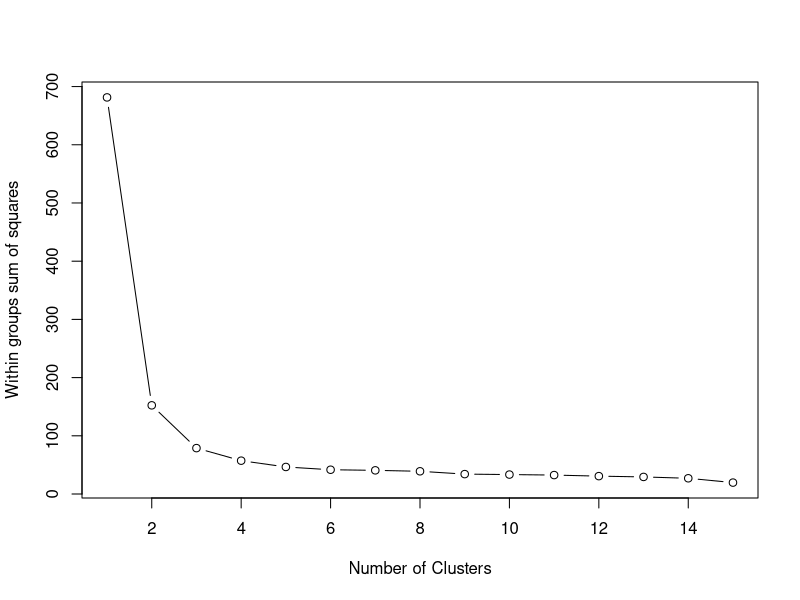
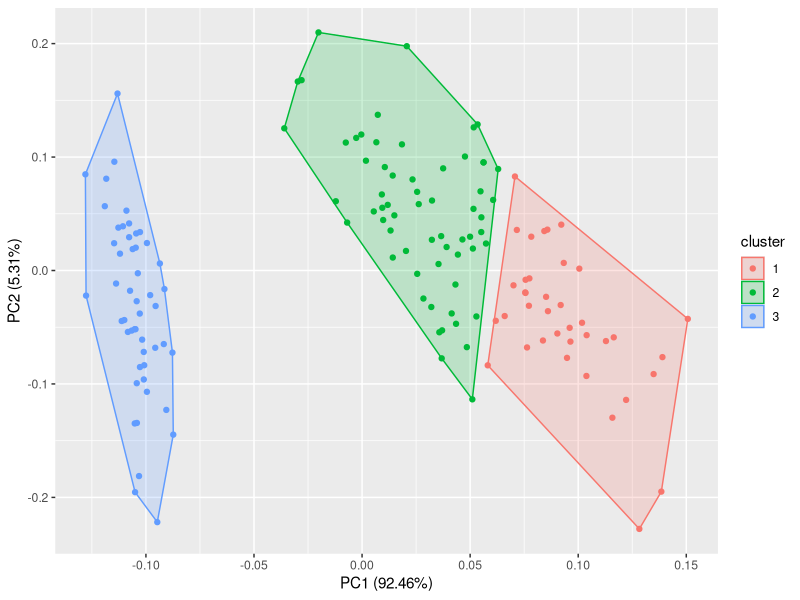

Recreate these plots in R, in order.
library(dplyr)
library(ggplot2)
library(ROCR)
View(iris)
str(iris)
a = iris
a = select(a,c(1,2,3,4))
a
str(a)

### Within sun of square
wssplot <- function(data, nc=15, seed=1234){
  wss <- (nrow(data)-1)*sum(apply(data,2,var))
  for (i in 2:nc){
    set.seed(seed)
    wss[i] <- sum(kmeans(data, centers=i)$withinss)}
  plot(1:nc, wss, type="b", xlab="Number of Clusters",
       ylab="Within groups sum of squares")
  wss
}

wssplot(a)
# note: A bend in the graph can suggest the appropriate number of clusters.
# from wss graph we can see point 3 is more appt.78.85144 after this the variation is very minute

# kmeans clustering 
km = kmeans(a, 3)
library(ggfortify)
autoplot(km,a,frame = TRUE)
